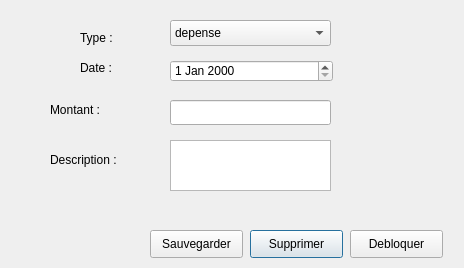
<?xml version="1.0" encoding="UTF-8"?>
<ui version="4.0">
 <class>Caisse</class>
 <widget class="QDialog" name="Caisse">
  <property name="geometry">
   <rect>
    <x>0</x>
    <y>0</y>
    <width>464</width>
    <height>268</height>
   </rect>
  </property>
  <property name="windowTitle">
   <string>Dialog</string>
  </property>
  <widget class="QLabel" name="label_type">
   <property name="geometry">
    <rect>
     <x>80</x>
     <y>30</y>
     <width>81</width>
     <height>16</height>
    </rect>
   </property>
   <property name="text">
    <string>Type :</string>
   </property>
  </widget>
  <widget class="QLabel" name="label_date">
   <property name="geometry">
    <rect>
     <x>80</x>
     <y>60</y>
     <width>81</width>
     <height>16</height>
    </rect>
   </property>
   <property name="text">
    <string>Date : </string>
   </property>
  </widget>
  <widget class="QLabel" name="label_description">
   <property name="geometry">
    <rect>
     <x>50</x>
     <y>150</y>
     <width>71</width>
     <height>20</height>
    </rect>
   </property>
   <property name="text">
    <string>Description :</string>
   </property>
  </widget>
  <widget class="QDateEdit" name="dateEdit_date">
   <property name="geometry">
    <rect>
     <x>170</x>
     <y>60</y>
     <width>163</width>
     <height>22</height>
    </rect>
   </property>
   <property name="dateTime">
    <datetime>
     <hour>0</hour>
     <minute>0</minute>
     <second>0</second>
     <year>2000</year>
     <month>1</month>
     <day>1</day>
    </datetime>
   </property>
  </widget>
  <widget class="QPushButton" name="pushButton_supprimerCaisse">
   <property name="geometry">
    <rect>
     <x>250</x>
     <y>230</y>
     <width>93</width>
     <height>28</height>
    </rect>
   </property>
   <property name="text">
    <string>Supprimer</string>
   </property>
  </widget>
  <widget class="QPushButton" name="pushButton_sauvegarderCaisse">
   <property name="geometry">
    <rect>
     <x>150</x>
     <y>230</y>
     <width>93</width>
     <height>28</height>
    </rect>
   </property>
   <property name="text">
    <string>Sauvegarder</string>
   </property>
  </widget>
  <widget class="QPushButton" name="pushButton_bloquedCaisse">
   <property name="geometry">
    <rect>
     <x>350</x>
     <y>230</y>
     <width>93</width>
     <height>28</height>
    </rect>
   </property>
   <property name="text">
    <string>Debloquer</string>
   </property>
  </widget>
  <widget class="QPlainTextEdit" name="plainTextEdit_description">
   <property name="geometry">
    <rect>
     <x>170</x>
     <y>140</y>
     <width>161</width>
     <height>51</height>
    </rect>
   </property>
  </widget>
  <widget class="QLabel" name="label_dateControl">
   <property name="geometry">
    <rect>
     <x>340</x>
     <y>60</y>
     <width>20</width>
     <height>20</height>
    </rect>
   </property>
   <property name="autoFillBackground">
    <bool>false</bool>
   </property>
   <property name="text">
    <string/>
   </property>
  </widget>
  <widget class="QLabel" name="label_descriptionControl">
   <property name="geometry">
    <rect>
     <x>340</x>
     <y>150</y>
     <width>20</width>
     <height>20</height>
    </rect>
   </property>
   <property name="text">
    <string/>
   </property>
  </widget>
  <widget class="QLineEdit" name="lineEdit_montant">
   <property name="geometry">
    <rect>
     <x>170</x>
     <y>100</y>
     <width>161</width>
     <height>25</height>
    </rect>
   </property>
  </widget>
  <widget class="QLabel" name="label_montant">
   <property name="geometry">
    <rect>
     <x>50</x>
     <y>100</y>
     <width>69</width>
     <height>20</height>
    </rect>
   </property>
   <property name="text">
    <string>Montant :</string>
   </property>
  </widget>
  <widget class="QLabel" name="label_montantControl">
   <property name="geometry">
    <rect>
     <x>340</x>
     <y>100</y>
     <width>20</width>
     <height>20</height>
    </rect>
   </property>
   <property name="text">
    <string/>
   </property>
  </widget>
  <widget class="QComboBox" name="comboBox_type">
   <property name="geometry">
    <rect>
     <x>170</x>
     <y>20</y>
     <width>161</width>
     <height>26</height>
    </rect>
   </property>
   <item>
    <property name="text">
     <string>depense</string>
    </property>
   </item>
   <item>
    <property name="text">
     <string>versement</string>
    </property>
   </item>
  </widget>
  <widget class="QLabel" name="label_typeControl">
   <property name="geometry">
    <rect>
     <x>340</x>
     <y>20</y>
     <width>20</width>
     <height>20</height>
    </rect>
   </property>
   <property name="autoFillBackground">
    <bool>false</bool>
   </property>
   <property name="text">
    <string/>
   </property>
  </widget>
 </widget>
 <resources/>
 <connections/>
</ui>
